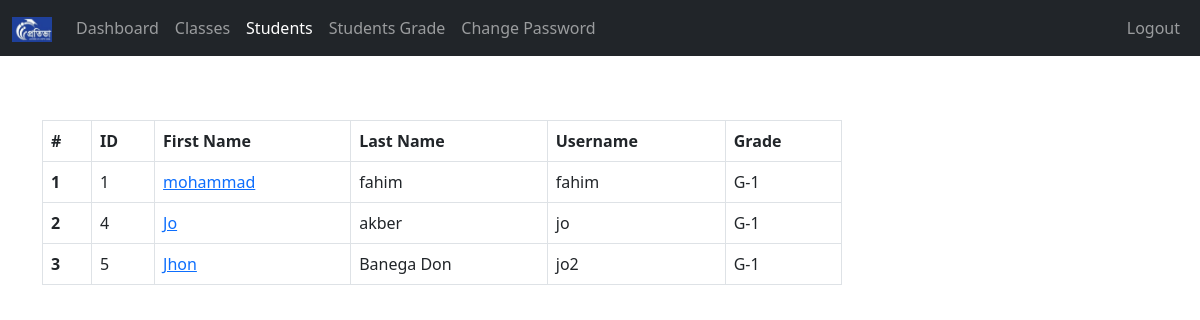
The page /Teacher/students_of_class.php?class_id=2 (signed in) on the database its author committed.
### tables this page shows
CREATE TABLE `students` (
  `student_id` int(11) NOT NULL,
  `username` varchar(127) NOT NULL,
  `password` varchar(255) NOT NULL,
  `fname` varchar(127) NOT NULL,
  `lname` varchar(255) NOT NULL,
  `grade` int(11) NOT NULL,
  `section` int(11) NOT NULL,
  `address` varchar(31) NOT NULL,
  `gender` varchar(7) NOT NULL,
  `email_address` varchar(255) NOT NULL,
  `date_of_birth` date NOT NULL,
  `date_of_joined` timestamp NULL DEFAULT current_timestamp(),
  `parent_fname` varchar(127) NOT NULL,
  `parent_lname` varchar(127) NOT NULL,
  `parent_phone_number` varchar(31) NOT NULL
);

CREATE TABLE `grades` (
  `grade_id` int(11) NOT NULL,
  `grade` varchar(31) NOT NULL,
  `grade_code` varchar(7) NOT NULL
);

### Teacher/data/student.php (called while the page is built, shortened)
<?php
function getAllStudents($conn){
   $sql = "SELECT * FROM students";
   $stmt = $conn->prepare($sql);
   $stmt->execute();
   if ($stmt->rowCount() >= 1) {
     $students = $stmt->fetchAll();
     return $students;
   }else {
   	return 0;
   }
}

### Teacher/data/class.php (called while the page is built, shortened)
<?php
function getClassById($class_id, $conn){
   $sql = "SELECT * FROM class
           WHERE class_id=?";
   $stmt = $conn->prepare($sql);
   $stmt->execute([$class_id]);
   if ($stmt->rowCount() == 1) {
     $class = $stmt->fetch();
     return $class;
   }else {
    return 0;
   }
}

### Teacher/data/grade.php (called while the page is built, shortened)
<?php
function getGradeById($grade_id, $conn){
   $sql = "SELECT * FROM grades
           WHERE grade_id=?";
   $stmt = $conn->prepare($sql);
   $stmt->execute([$grade_id]);
   if ($stmt->rowCount() == 1) {
     $grade = $stmt->fetch();
     return $grade;
   }else {
    return 0;
   }
}

### Teacher/data/section.php (called while the page is built, shortened)
<?php
function getSectioById($section_id, $conn){
   $sql = "SELECT * FROM section
           WHERE section_id=?";
   $stmt = $conn->prepare($sql);
   $stmt->execute([$section_id]);
   if ($stmt->rowCount() == 1) {
     $section = $stmt->fetch();
     return $section;
   }else {
    return 0;
   }
}

### Teacher/students_of_class.php (the view, shortened to what this page needs)
<?php
if (isset($_SESSION['teacher_id']) &&
    isset($_SESSION['role'])) {
    if ($_SESSION['role'] == 'Teacher') {
       include "../DB_connection.php";
       include "data/student.php";
       include "data/grade.php";
       include "data/class.php";
       include "data/section.php";
       $class_id = $_GET['class_id'];
       $students = getAllStudents($conn);
       $class = getClassById($class_id, $conn);
 ?>
<!DOCTYPE html>
<html lang="en">
<head>
	<link rel="stylesheet" href="https://cdn.jsdelivr.net/npm/bootstrap@5.2.0/dist/css/bootstrap.min.css">
	<link rel="stylesheet" href="../css/style.css">
  <link rel="stylesheet" href="https://cdnjs.cloudflare.com/ajax/libs/font-awesome/4.7.0/css/font-awesome.min.css">
</head>
<body>
    <?php
    include "inc/navbar.php";
        if ($students != 0) {
     ?>
  <?php $i = 0; foreach ($students as $student ) {
       $g = getGradeById($class['grade'], $conn);
       $s = getSectioById($class['section'], $conn);
       if ($g['grade_id'] == $student['grade'] && $s['section_id'] == $student['section']) { $i++;
       if ($i == 1) {
    ?>
        <div class="container mt-5">
           <div class="table-responsive">
              <table class="table table-bordered mt-3 n-table">
                <thead>
                  <tr>
                    <th scope="col">#</th>
                    <th scope="col">ID</th>
                    <th scope="col">First Name</th>
                    <th scope="col">Last Name</th>
                    <th scope="col">Username</th>
                    <th scope="col">Grade</th>
                  </tr>
                </thead>
                <tbody>
              <?php } ?>
                  <tr>
                    <th scope="row"><?=$i?></th>
                    <td><?=$student['student_id']?></td>
                    <td>
                      <a href="student-grade.php?student_id=<?=$student['student_id']?>">
                        <?=$student['fname']?>
                      </a>
                    </td>
                    <td><?=$student['lname']?></td>
                    <td><?=$student['username']?></td>
                    <td>
                      <?php
                           $grade = $student['grade'];
                           $g_temp = getGradeById($grade, $conn);
                           if ($g_temp != 0) {
                              echo $g_temp['grade_code'].'-'.
                                     $g_temp['grade'];
                            }
                        ?>
                    </td>
                  </tr>
                <?php } } ?>
                </tbody>
              </table>
           </div>
         <?php } ?>
     </div>
</body>
</html>
<?php
  }else {
    header("Location: ../login.php");
    exit;
  }
}else {
	header("Location: ../login.php");
	exit;
}
?>

### css/style.css (style rules this page uses)
.n-table { max-width: 800px; }

### rows shown on the page
students: shows "ID", student_id "1", fname "mohammad", lname "fahim", username "fahim", grades.grade_code "G", grades.grade "1"
students: student_id "4", fname "Jo", lname "akber", username "jo", grades.grade_code "G", grades.grade "1"
students: student_id "5", fname "Jhon", lname "Banega Don", username "jo2", grades.grade_code "G", grades.grade "1"
